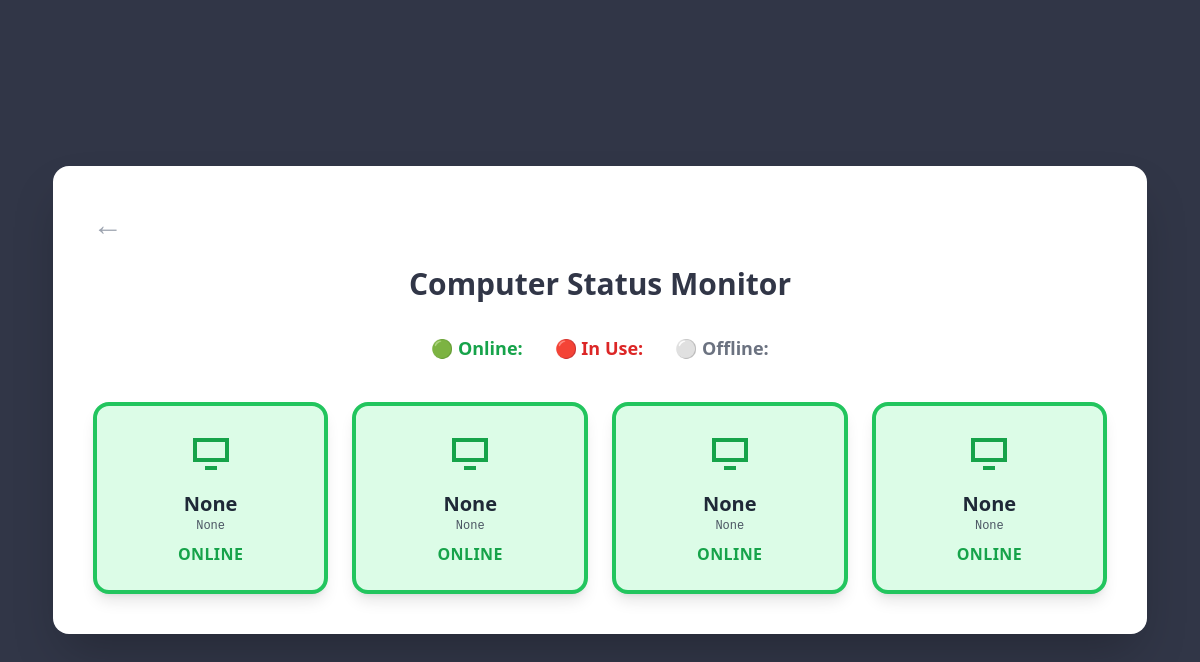
Page /status (signed in) on the earlier database version.
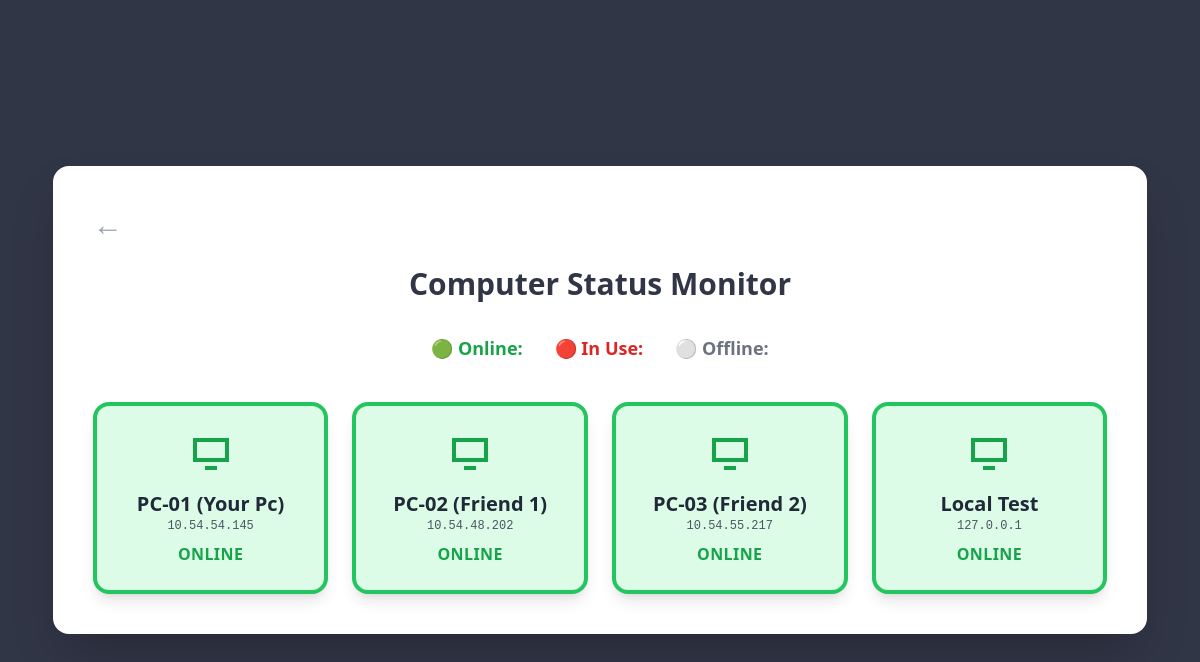
Same page on the later database version.
### tables this page shows
CREATE TABLE Computer (
        Computer_ID INTEGER PRIMARY KEY AUTOINCREMENT,
        Computer_Name TEXT,
        IP_Address TEXT UNIQUE, 
        Status TEXT DEFAULT 'Online',
        Current_Member_ID INTEGER,
        FOREIGN KEY (Current_Member_ID) REFERENCES Person(Person_ID)
    );

### main.py (the view)
@app.route("/status")
@login_required
def status():
    if current_user.role != "Admin":
        return redirect(url_for('index'))
    connect = sqlite3.connect(db_local)
    connect.row_factory = sqlite3.Row
    cursor = connect.cursor()
    query = """
        SELECT c.Computer_ID, c.IP_Address, c.Computer_Name, c.Status, p.Full_Name
        FROM Computer c
        LEFT JOIN Person p ON c.Current_Member_ID = p.Person_ID
    """
    cursor.execute(query)
    computers = cursor.fetchall()
    connect.close()
    return render_template("status.html", computers=computers)

### main.py (called while the page is built)
@login_manager.user_loader
def load_user(user_id):
    connect = sqlite3.connect(db_local)
    connect.row_factory = sqlite3.Row
    cursor = connect.cursor()
    cursor.execute("""
        SELECT p.Person_ID, p.Username, p.Full_Name, p.Type, m.Phone_Number
        FROM Person p
        LEFT JOIN Member m ON p.Person_ID = m.Person_ID
        WHERE p.Person_ID = ?
    """, (user_id,))
    user = cursor.fetchone()
    connect.close()
    if user:
        return User(user["Person_ID"], user["Username"], user["Full_Name"], user["Type"], user["Phone_Number"])
    return None

### templates/status.html (shortened to what this page needs)
<!DOCTYPE html>
<html>
<head>
  <script src="https://cdn.tailwindcss.com"></script>
</head>
<body class="bg-[#313647]">
<div class="min-h-screen flex items-center justify-center p-6">
  <div class="bg-white rounded-2xl shadow-2xl w-[95%] max-w-[1200px] p-10">
    <a href="{{ url_for('admin_home') }}">
      <button class="text-3xl text-gray-400 hover:text-[#6B62C4] mb-6">←</button>
    </a>
    <h1 class="text-3xl font-bold text-center text-[#313647] mb-8">
      Computer Status Monitor
    </h1>
    <div class="flex justify-center gap-8 mb-10 text-lg font-semibold">
      <span class="text-green-600">🟢 Online: {{ online }}</span>
      <span class="text-red-600">🔴 In Use: {{ in_use }}</span>
      <span class="text-gray-500">⚪ Offline: {{ offline }}</span>
    </div>
    <div class="grid grid-cols-2 md:grid-cols-3 lg:grid-cols-4 gap-6">
      {% for row in computers %}
        {% set pc_ip = row['IP_Address'] %}
        {% set pc_name = row['Computer_Name'] %}
        {% set pc_status = row['Status'] %}
        {% if pc_status == 'Online' %}
            {% set bg, border, text_color = 'bg-green-100', 'border-green-500', 'text-green-600' %}
        {% elif pc_status == 'In Use' %}
            {% set bg, border, text_color = 'bg-red-100', 'border-red-500', 'text-red-600' %}
        {% else %}
            {% set bg, border, text_color = 'bg-gray-100', 'border-gray-500', 'text-gray-600' %}
        {% endif %}
        <div class="{{ bg }} border-4 {{ border }} rounded-2xl p-6 text-center shadow-lg hover:scale-105 transition flex flex-col items-center justify-center min-h-[180px]">
            <div class="flex justify-center mb-3">
              <svg class="w-12 h-12 {{ text_color }}" fill="currentColor" viewBox="0 0 24 24">
                <path d="M3 4h18v12H3V4zm2 2v8h14V6H5zm4 12h6v2H9v-2z"/>
              </svg>
            </div>
            <h2 class="text-xl font-bold text-gray-800">{{ pc_name }}</h2>
            <p class="text-xs text-gray-600 mb-2 font-mono">{{ pc_ip }}</p>
            <p class="{{ text_color }} font-bold uppercase tracking-wide">{{ pc_status }}</p>
        </div>
      {% endfor %}
    </div>
  </div>
</div>
</body>
</html>

Differences in the rows shown:
removed Computer: pc_name "None", pc_ip "None", Status "ONLINE"
removed Computer: pc_name "None", pc_ip "None", Status "ONLINE"
removed Computer: pc_name "None", pc_ip "None", Status "ONLINE"
removed Computer: pc_name "None", pc_ip "None", Status "ONLINE"
added Computer: Computer_Name "PC-01 (Your Pc)", IP_Address "10.54.54.145", Status "ONLINE"
added Computer: Computer_Name "PC-02 (Friend 1)", IP_Address "10.54.48.202", Status "ONLINE"
added Computer: Computer_Name "PC-03 (Friend 2)", IP_Address "10.54.55.217", Status "ONLINE"
added Computer: Computer_Name "Local Test", IP_Address "127.0.0.1", Status "ONLINE"
